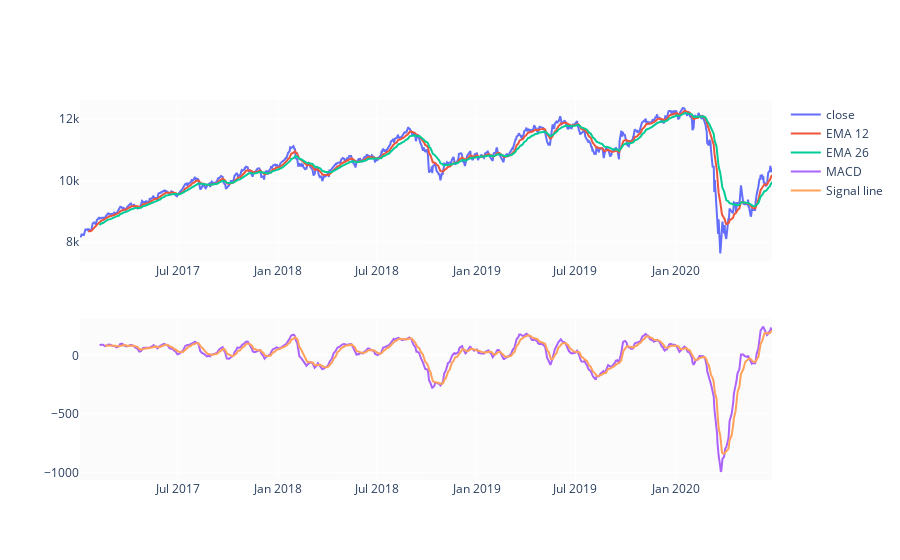

The notebook cell saved with this chart:
### Code cell
#MACD - moving average convergence diverge - shows relationship between 2 moving averages
EMA_12 = pd.Series(df['close'].ewm(span=12, min_periods=12).mean())
EMA_26 = pd.Series(df['close'].ewm(span=26, min_periods=26).mean())
df['MACD'] = pd.Series(EMA_12 - EMA_26)
df['MACD_signal'] = pd.Series(df.MACD.ewm(span=9, min_periods=9).mean())

fig = make_subplots(rows=2, cols=1)
fig.add_trace(go.Scatter(x=df.Date, y=df.close, name='close'), row=1, col=1)
fig.add_trace(go.Scatter(x=df.Date, y=EMA_12, name='EMA 12'), row=1, col=1)
fig.add_trace(go.Scatter(x=df.Date, y=EMA_26, name='EMA 26'), row=1, col=1)
fig.add_trace(go.Scatter(x=df.Date, y=df['MACD'], name='MACD'), row=2, col=1)
fig.add_trace(go.Scatter(x=df.Date, y=df['MACD_signal'], name='Signal line'), row=2, col=1)
fig.show()

### Figure 1 — Plotly figure (JSON) as saved in the notebook; plotly's stock layout.template omitted (floating-point values rounded to 4 significant figures; data arrays with more than 128 entries replaced by an {"elided": "..."} marker saying what was removed)
{"data": [{"name": "close", "type": "scatter", "x": {"elided": "860 str values"}, "xaxis": "x", "y": {"elided": "860 float values"}, "yaxis": "y"}, {"name": "EMA 12", "type": "scatter", "x": {"elided": "860 str values"}, "xaxis": "x", "y": {"elided": "860 float values"}, "yaxis": "y"}, {"name": "EMA 26", "type": "scatter", "x": {"elided": "860 str values"}, "xaxis": "x", "y": {"elided": "860 float values"}, "yaxis": "y"}, {"name": "MACD", "type": "scatter", "x": {"elided": "860 str values"}, "xaxis": "x2", "y": {"elided": "860 float values"}, "yaxis": "y2"}, {"name": "Signal line", "type": "scatter", "x": {"elided": "860 str values"}, "xaxis": "x2", "y": {"elided": "860 float values"}, "yaxis": "y2"}], "layout": {"xaxis": {"anchor": "y", "domain": [0, 1]}, "xaxis2": {"anchor": "y2", "domain": [0, 1]}, "yaxis": {"anchor": "x", "domain": [0.575, 1]}, "yaxis2": {"anchor": "x2", "domain": [0, 0.425]}}}
